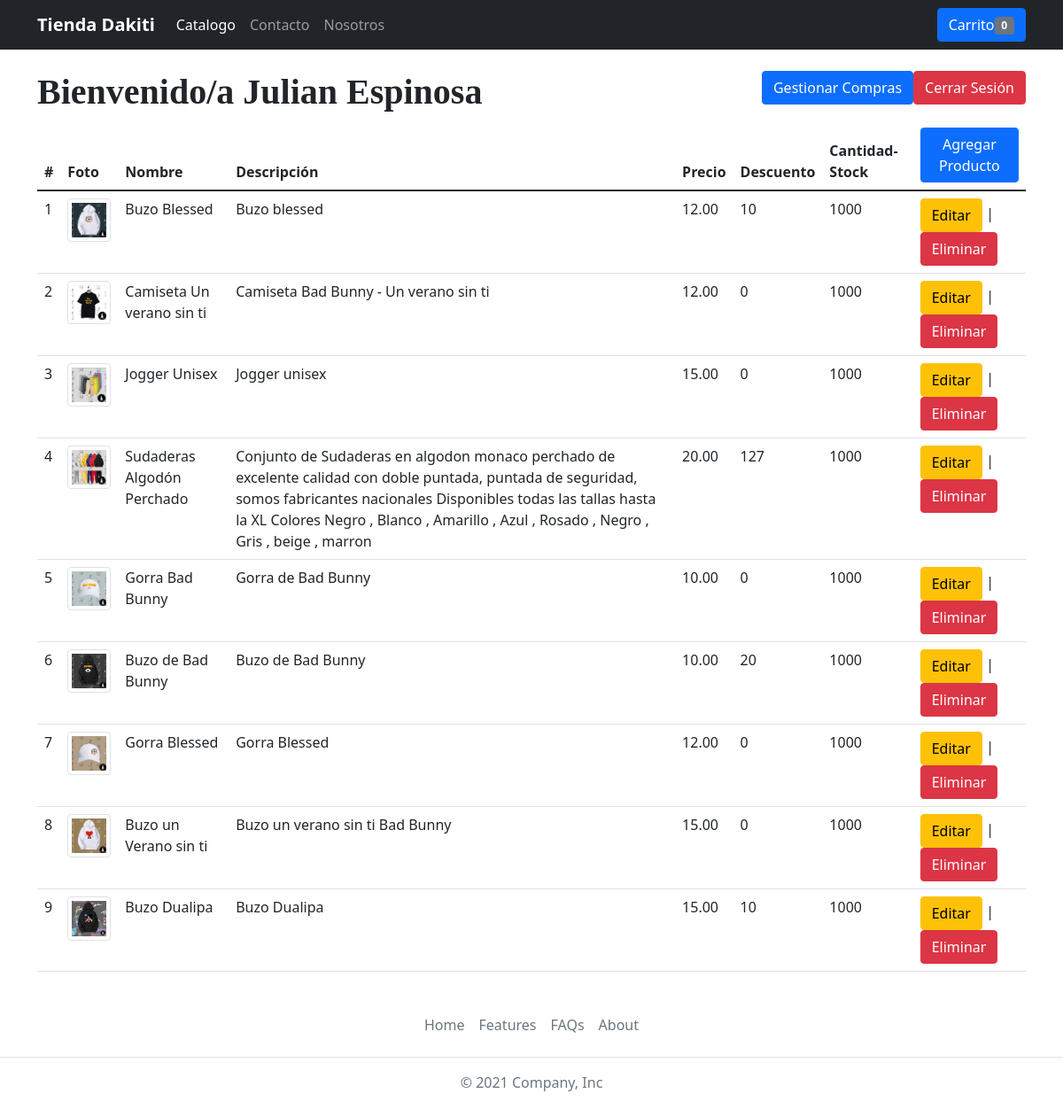
The app's page /administrar.php (signed in) with its own data.
### tables this page shows
CREATE TABLE `productos` (
  `id` int(11) NOT NULL,
  `nombre` varchar(255) NOT NULL,
  `descripcion` text NOT NULL,
  `precio` decimal(10,2) NOT NULL,
  `descuento` tinyint(4) NOT NULL DEFAULT 0,
  `cantidad` int(11) NOT NULL,
  `id_categoria` int(11) NOT NULL,
  `activo` int(11) NOT NULL
);

### administrar.php (the view, shortened to what this page needs)
<?php
require_once 'config/database.php';
require_once 'layout/header.php';
?>
<?php
if (isset($_SESSION['usuario-adm'])) :
    $consulta="SELECT * FROM productos";
    $query = mysqli_query($db, $consulta);
?>
    <br>
    <div class="container">
        <div class="row">
            <div class="welcome">
                <h1>Bienvenido/a <?= $_SESSION['usuario-adm']['nombre'] ?></h1>
                <a href="cerrar.php" class="btn btn-danger">Cerrar Sesión</a>
                <a href="compras.php" class="btn btn-primary">Gestionar Compras</a>
            </div>
        </div>
        <table class="table">
            <thead>
                <tr>
                    <th scope="col">#</th>
                    <th scope="col">Foto</th>
                    <th scope="col">Nombre</th>
                    <th scope="col">Descripción</th>
                    <th scope="col">Precio</th>
                    <th scope="col">Descuento</th>
                    <th scope="col">Cantidad-Stock</th>
                    <th><a href="crear-producto.php" class="btn btn-primary">Agregar Producto</a> </th>
                </tr>
            </thead>
            <tbody>
            <?php foreach ($query as $row):
                $imagen = "images/productos/" .$row['id']. "/principal.jpg";
            ?>
                <tr>
                    <td><?=$row['id']?></td>
                    <td><img class="img-thumbnail img-fluid" width="100" src="<?php echo $imagen; ?>" alt="Principal.jpg"></td>
                    <td><?=$row['nombre']?></td>
                    <td><?=$row['descripcion']?></td>
                    <td><?=$row['precio']?></td>
                    <td><?=$row['descuento']?></td>
                    <td><?=$row['cantidad']?></td>
                    <td>
                        <a href="editar-producto.php?id=<?=$row['id']?>" class="btn btn-warning">Editar</a>
                        |
                        <a href="eliminar-producto.php?id=<?=$row['id']?>" class="btn btn-danger">Eliminar</a>
                    </td>
                </tr>
            <?php endforeach ?>
            </tbody>
        </table>
    </div>
<?php
else :
    header('Location: loginadmin.php');
endif;
?>
<?php
require_once 'layout/footer.php'
?>

### css/estilos.css (style rules this page uses)
* { box-sizing: border-box; margin: 0; padding: 0; }
.welcome h1 { display: inline-block; font-family: italic; font-weight: bold; }
.welcome a { float: right; display: inline-block; }

### records on screen
productos: id "1", shows a picture, nombre "Buzo Blessed", descripcion "Buzo blessed", precio "12.00", descuento "10", cantidad "1000"
productos: id "2", shows a picture, nombre "Camiseta Un verano sin ti", descripcion "Camiseta Bad Bunny - Un verano sin ti", precio "12.00", descuento "0", cantidad "1000"
productos: id "3", shows a picture, nombre "Jogger Unisex", descripcion "Jogger unisex", precio "15.00", descuento "0", cantidad "1000"
productos: id "4", shows a picture, nombre "Sudaderas Algodón Perchado", descripcion "Conjunto de Sudaderas en algodon monaco perchado de excelente calidad con doble puntada, puntada de seguridad, somos fabricantes nacionales Disponibles todas las tallas hasta la XL Colores Negro , Blanco , Amarillo , Azul , Rosado , Negro , Gris , beige , marron", precio "20.00", descuento "127", cantidad "1000"
productos: id "5", shows a picture, nombre "Gorra Bad Bunny", descripcion "Gorra de Bad Bunny", precio "10.00", descuento "0", cantidad "1000"
productos: id "6", shows a picture, nombre "Buzo de Bad Bunny", descripcion "Buzo de Bad Bunny", precio "10.00", descuento "20", cantidad "1000"
productos: id "7", shows a picture, nombre "Gorra Blessed", descripcion "Gorra Blessed", precio "12.00", descuento "0", cantidad "1000"
productos: id "8", shows a picture, nombre "Buzo un Verano sin ti", descripcion "Buzo un verano sin ti Bad Bunny", precio "15.00", descuento "0", cantidad "1000"
productos: id "9", shows a picture, nombre "Buzo Dualipa", descripcion "Buzo Dualipa", precio "15.00", descuento "10", cantidad "1000"

### other values on screen
$num_cart "0"
$_SESSION['usuario-adm']['nombre'] "Julian Espinosa"
